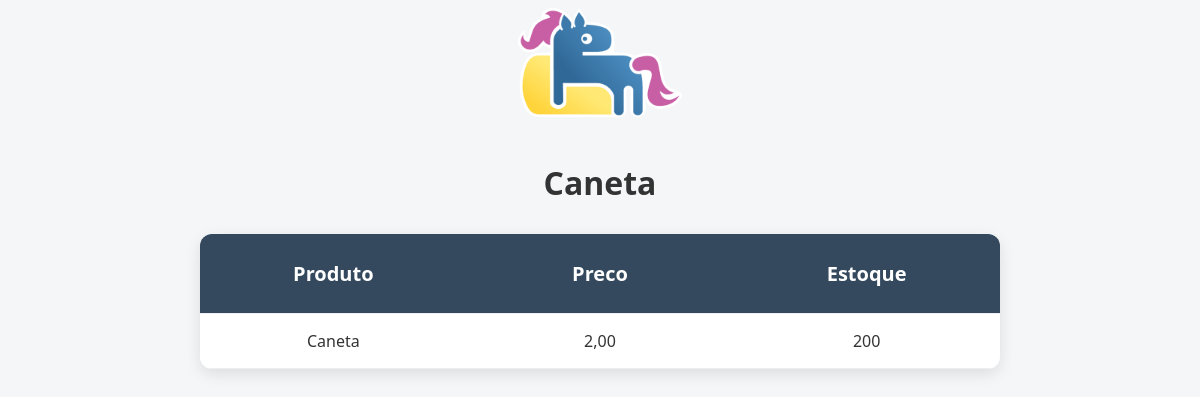
The page /produto/2 on the database as committed earlier.
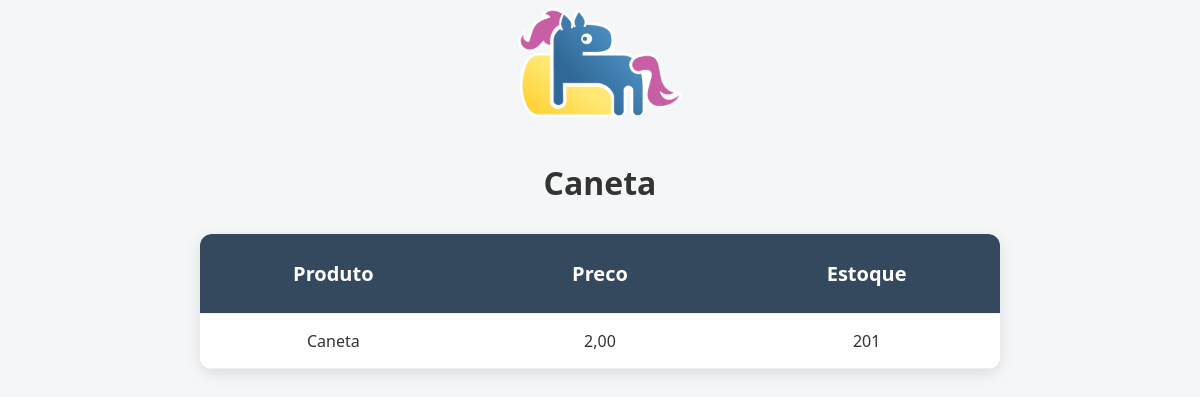
The same page on the database as committed later.
### core/models.py (models this page shows, shortened)
class Produto(models.Model):
    nome = models.CharField('nome', max_length=100)
    preco = models.DecimalField('preco', decimal_places=2, max_digits=10)
    estoque = models.IntegerField('quantidade')

### core/views.py (the view)
# urls.py: path('produto/<int:pk>', views.produto, name='produto')
def produto(request, pk):
    produtos = get_object_or_404(Produto, id=pk)
    context = {
        'produto': produtos
    }
    return render(request, 'produto.html', context)

### core/templates/produto.html (shortened to what this page needs)
{% load static %}
<!DOCTYPE html>
<html lang="en">
<head>
    <link rel="stylesheet" href="{% static 'css/styles.css' %}">
</head>
<body>
    <center>
        <a href="{% url 'index' %}"><img src="{% static 'images/django.png' %}" alt="Icone Django" width="200px"></a>
        <h1>{{produto.nome}}</h1>
        <table>
            <thead>
                <tr>
                    <td width="200px"> <h1>Produto</h1></td>
                    <td width="200px"> <h1>Preco</h1></td>
                    <td width="200px"><h1>Estoque</h1></td>
                </tr>
            </thead>
            <tbody>
                <tr>
                    <td>{{ produto.nome }}</a></td>
                    <td>{{ produto.preco }}</td>
                    <td>{{ produto.estoque }}</td>
                </tr>
            </tbody>
        </table>
    </center>
</body>
</html>

Rows that differ between the two databases and show on the page:
changed Produto "Caneta": estoque "200" → "201"
